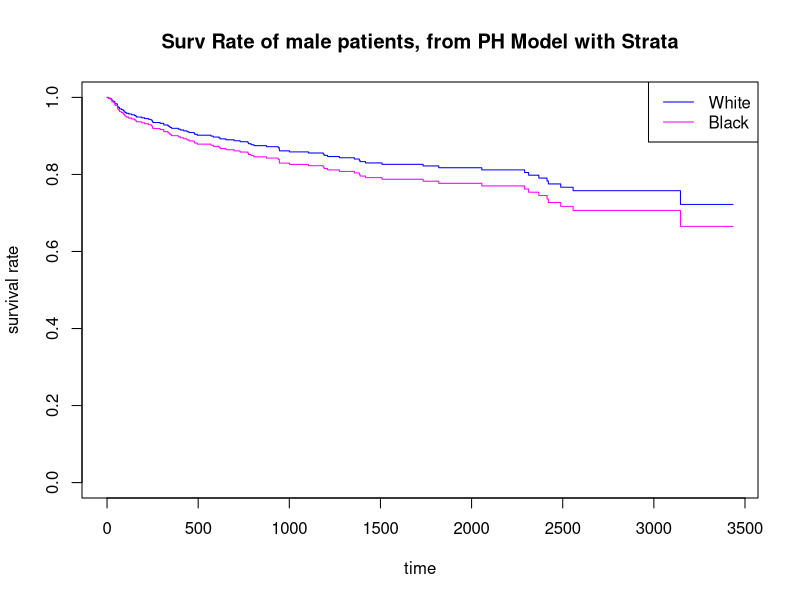
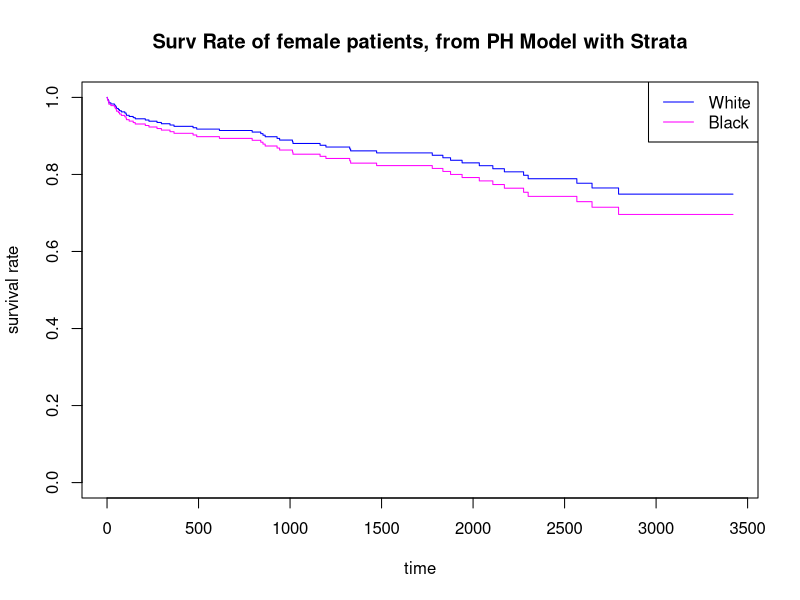

Generate these figures, in order, with R:
## ---- chunk 1
library(survival)
library(MASS)
library(KMsurv)
data(kidtran)
## ---- chunk 2
# build data frame
time = c(4, 12, 15, 21, 23,
         2, 6, 8, 10, 19)
cens = c(0, 1, 0, 1, 0,
         0, 1, 1, 0, 0)
group = c(rep("group1", 5),
          rep("group2", 5))
df = data.frame(time, cens, group)
# 
survdiff(Surv(time, cens)~group, data = df)

## ---- chunk 3
kidtran
fit = coxph(Surv(time, delta)~race+strata(gender), data=kidtran, ties='breslow')
summary(fit)
Sfit.strata1 = survfit(fit, newdata = data.frame(race=c(1,2), gender=1))
plot(Sfit.strata1, 
     xlab='time',ylab='survival rate',
     main='Surv Rate of male patients, from PH Model with Strata',
     col=c('blue','magenta'))
legend('topright',c('White', 'Black'),lty=1, col=c('blue','magenta'))

Sfit.strata2 = survfit(fit, newdata = data.frame(race=c(1,2), gender=2))
plot(Sfit.strata2, 
     xlab='time',ylab='survival rate',
     main='Surv Rate of female patients, from PH Model with Strata',
     col=c('blue','magenta'))
legend('topright',c('White', 'Black'),lty=1, col=c('blue','magenta'))
